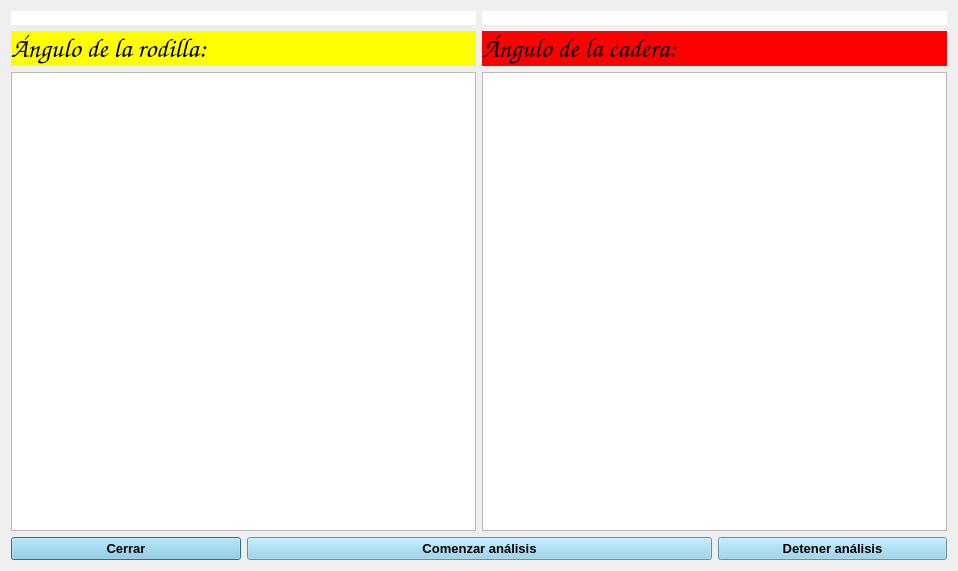
<?xml version="1.0" encoding="UTF-8"?>
<ui version="4.0">
 <class>Dialog</class>
 <widget class="QDialog" name="Dialog">
  <property name="geometry">
   <rect>
    <x>0</x>
    <y>0</y>
    <width>958</width>
    <height>571</height>
   </rect>
  </property>
  <property name="minimumSize">
   <size>
    <width>0</width>
    <height>0</height>
   </size>
  </property>
  <property name="windowTitle">
   <string>Ángulo rodilla</string>
  </property>
  <property name="styleSheet">
   <string notr="true">QLabel{background-color:white;}</string>
  </property>
  <layout class="QGridLayout" name="gridLayout_2">
   <item row="0" column="0">
    <layout class="QGridLayout" name="gridLayout">
     <item row="0" column="0" colspan="2">
      <layout class="QVBoxLayout" name="verticalLayout">
       <item>
        <widget class="QLabel" name="FeedLabel">
         <property name="text">
          <string/>
         </property>
        </widget>
       </item>
       <item>
        <widget class="QLabel" name="labelAnguloRodilla">
         <property name="font">
          <font>
           <family>Comic Sans MS</family>
           <pointsize>20</pointsize>
           <weight>75</weight>
           <bold>true</bold>
          </font>
         </property>
         <property name="styleSheet">
          <string notr="true">QLabel{background-color:yellow;}
</string>
         </property>
         <property name="text">
          <string>Ángulo de la rodilla: </string>
         </property>
        </widget>
       </item>
       <item>
        <widget class="PlotWidget" name="graphicsView"/>
       </item>
      </layout>
     </item>
     <item row="0" column="2" colspan="2">
      <layout class="QVBoxLayout" name="verticalLayout_2">
       <item>
        <widget class="QLabel" name="FeedLabel_2">
         <property name="text">
          <string/>
         </property>
        </widget>
       </item>
       <item>
        <widget class="QLabel" name="labelAnguloCadera">
         <property name="font">
          <font>
           <family>Comic Sans MS</family>
           <pointsize>20</pointsize>
           <weight>75</weight>
           <bold>true</bold>
          </font>
         </property>
         <property name="styleSheet">
          <string notr="true">QLabel{background-color:red;}
</string>
         </property>
         <property name="text">
          <string>Ángulo de la cadera: </string>
         </property>
        </widget>
       </item>
       <item>
        <widget class="PlotWidget" name="graphicsCadera"/>
       </item>
      </layout>
     </item>
     <item row="1" column="0">
      <widget class="QPushButton" name="CancelBTN">
       <property name="font">
        <font>
         <pointsize>10</pointsize>
         <weight>75</weight>
         <bold>true</bold>
        </font>
       </property>
       <property name="styleSheet">
        <string notr="true">QPushButton{background-color:skyblue;}
QPushButton:hover{background-color:orange;}</string>
       </property>
       <property name="text">
        <string>Cerrar</string>
       </property>
      </widget>
     </item>
     <item row="1" column="1" colspan="2">
      <widget class="QPushButton" name="btnStart">
       <property name="font">
        <font>
         <pointsize>10</pointsize>
         <weight>75</weight>
         <bold>true</bold>
        </font>
       </property>
       <property name="styleSheet">
        <string notr="true">QPushButton{background-color:skyblue;}
QPushButton:hover{background-color:orange;}</string>
       </property>
       <property name="text">
        <string>Comenzar análisis</string>
       </property>
      </widget>
     </item>
     <item row="1" column="3">
      <widget class="QPushButton" name="btnStop">
       <property name="font">
        <font>
         <pointsize>10</pointsize>
         <weight>75</weight>
         <bold>true</bold>
        </font>
       </property>
       <property name="styleSheet">
        <string notr="true">QPushButton{background-color:skyblue;}
QPushButton:hover{background-color:orange;}
</string>
       </property>
       <property name="text">
        <string>Detener análisis</string>
       </property>
      </widget>
     </item>
    </layout>
   </item>
  </layout>
 </widget>
 <customwidgets>
  <customwidget>
   <class>PlotWidget</class>
   <extends>QGraphicsView</extends>
   <header>pyqtgraph</header>
  </customwidget>
 </customwidgets>
 <resources/>
 <connections/>
</ui>
